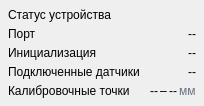
            <widget class="QFrame" name="frame_sensorState_Section">
             <property name="sizePolicy">
              <sizepolicy hsizetype="Preferred" vsizetype="Preferred">
               <horstretch>0</horstretch>
               <verstretch>0</verstretch>
              </sizepolicy>
             </property>
             <property name="frameShape">
              <enum>QFrame::Shape::NoFrame</enum>
             </property>
             <layout class="QGridLayout" name="gridLayout_14">
              <property name="leftMargin">
               <number>8</number>
              </property>
              <property name="topMargin">
               <number>8</number>
              </property>
              <property name="rightMargin">
               <number>8</number>
              </property>
              <property name="bottomMargin">
               <number>8</number>
              </property>
              <property name="spacing">
               <number>5</number>
              </property>
              <item row="1" column="2">
               <widget class="QLabel" name="label_deviceStatusResult">
                <property name="sizePolicy">
                 <sizepolicy hsizetype="Expanding" vsizetype="Preferred">
                  <horstretch>0</horstretch>
                  <verstretch>0</verstretch>
                 </sizepolicy>
                </property>
                <property name="minimumSize">
                 <size>
                  <width>0</width>
                  <height>0</height>
                 </size>
                </property>
                <property name="layoutDirection">
                 <enum>Qt::LayoutDirection::LeftToRight</enum>
                </property>
                <property name="text">
                 <string>--</string>
                </property>
                <property name="alignment">
                 <set>Qt::AlignmentFlag::AlignRight|Qt::AlignmentFlag::AlignTrailing|Qt::AlignmentFlag::AlignVCenter</set>
                </property>
               </widget>
              </item>
              <item row="4" column="2">
               <widget class="QFrame" name="frame_startingPosition_Card">
                <property name="frameShape">
                 <enum>QFrame::Shape::NoFrame</enum>
                </property>
                <layout class="QHBoxLayout" name="horizontalLayout_50">
                 <property name="spacing">
                  <number>2</number>
                 </property>
                 <property name="leftMargin">
                  <number>0</number>
                 </property>
                 <property name="topMargin">
                  <number>0</number>
                 </property>
                 <property name="rightMargin">
                  <number>0</number>
                 </property>
                 <property name="bottomMargin">
                  <number>0</number>
                 </property>
                 <item>
                  <widget class="QLabel" name="label_startingPosition">
                   <property name="sizePolicy">
                    <sizepolicy hsizetype="Preferred" vsizetype="Preferred">
                     <horstretch>0</horstretch>
                     <verstretch>0</verstretch>
                    </sizepolicy>
                   </property>
                   <property name="text">
                    <string>--</string>
                   </property>
                   <property name="alignment">
                    <set>Qt::AlignmentFlag::AlignBottom|Qt::AlignmentFlag::AlignRight|Qt::AlignmentFlag::AlignTrailing</set>
                   </property>
                  </widget>
                 </item>
                 <item>
                  <widget class="QLabel" name="label_splitRange">
                   <property name="sizePolicy">
                    <sizepolicy hsizetype="Maximum" vsizetype="Preferred">
                     <horstretch>0</horstretch>
                     <verstretch>0</verstretch>
                    </sizepolicy>
                   </property>
                   <property name="text">
                    <string>–</string>
                   </property>
                   <property name="alignment">
                    <set>Qt::AlignmentFlag::AlignBottom|Qt::AlignmentFlag::AlignHCenter</set>
                   </property>
                  </widget>
                 </item>
                 <item>
                  <widget class="QLabel" name="label_finalPosition">
                   <property name="sizePolicy">
                    <sizepolicy hsizetype="Maximum" vsizetype="Preferred">
                     <horstretch>0</horstretch>
                     <verstretch>0</verstretch>
                    </sizepolicy>
                   </property>
                   <property name="text">
                    <string>--</string>
                   </property>
                   <property name="alignment">
                    <set>Qt::AlignmentFlag::AlignBottom|Qt::AlignmentFlag::AlignRight|Qt::AlignmentFlag::AlignTrailing</set>
                   </property>
                  </widget>
                 </item>
                 <item>
                  <widget class="QLabel" name="label_startingPosition_Unit">
                   <property name="sizePolicy">
                    <sizepolicy hsizetype="Maximum" vsizetype="Preferred">
                     <horstretch>0</horstretch>
                     <verstretch>0</verstretch>
                    </sizepolicy>
                   </property>
                   <property name="layoutDirection">
                    <enum>Qt::LayoutDirection::LeftToRight</enum>
                   </property>
                   <property name="styleSheet">
                    <string notr="true">color: #6B7280;</string>
                   </property>
                   <property name="text">
                    <string>мм</string>
                   </property>
                   <property name="alignment">
                    <set>Qt::AlignmentFlag::AlignBottom|Qt::AlignmentFlag::AlignLeading|Qt::AlignmentFlag::AlignLeft</set>
                   </property>
                  </widget>
                 </item>
                </layout>
               </widget>
              </item>
              <item row="3" column="2">
               <widget class="QLabel" name="label_connectedSensorsNumber">
                <property name="sizePolicy">
                 <sizepolicy hsizetype="Expanding" vsizetype="Preferred">
                  <horstretch>0</horstretch>
                  <verstretch>0</verstretch>
                 </sizepolicy>
                </property>
                <property name="minimumSize">
                 <size>
                  <width>0</width>
                  <height>0</height>
                 </size>
                </property>
                <property name="layoutDirection">
                 <enum>Qt::LayoutDirection::LeftToRight</enum>
                </property>
                <property name="text">
                 <string>--</string>
                </property>
                <property name="alignment">
                 <set>Qt::AlignmentFlag::AlignRight|Qt::AlignmentFlag::AlignTrailing|Qt::AlignmentFlag::AlignVCenter</set>
                </property>
               </widget>
              </item>
              <item row="1" column="0">
               <widget class="QLabel" name="label_deviceStatus">
                <property name="sizePolicy">
                 <sizepolicy hsizetype="Preferred" vsizetype="Expanding">
                  <horstretch>0</horstretch>
                  <verstretch>0</verstretch>
                 </sizepolicy>
                </property>
                <property name="text">
                 <string>Порт</string>
                </property>
               </widget>
              </item>
              <item row="4" column="0">
               <widget class="QLabel" name="label_position">
                <property name="sizePolicy">
                 <sizepolicy hsizetype="Preferred" vsizetype="Preferred">
                  <horstretch>0</horstretch>
                  <verstretch>0</verstretch>
                 </sizepolicy>
                </property>
                <property name="text">
                 <string>Калибровочные точки</string>
                </property>
               </widget>
              </item>
              <item row="2" column="0">
               <widget class="QLabel" name="label_deviceInit">
                <property name="sizePolicy">
                 <sizepolicy hsizetype="Preferred" vsizetype="Expanding">
                  <horstretch>0</horstretch>
                  <verstretch>0</verstretch>
                 </sizepolicy>
                </property>
                <property name="text">
                 <string>Инициализация</string>
                </property>
               </widget>
              </item>
              <item row="0" column="0" colspan="3">
               <widget class="QLabel" name="label_sensorState_Title">
                <property name="text">
                 <string>Статус устройства</string>
                </property>
               </widget>
              </item>
              <item row="2" column="2">
               <widget class="QLabel" name="label_deviceInitResult">
                <property name="sizePolicy">
                 <sizepolicy hsizetype="Expanding" vsizetype="Preferred">
                  <horstretch>0</horstretch>
                  <verstretch>0</verstretch>
                 </sizepolicy>
                </property>
                <property name="minimumSize">
                 <size>
                  <width>0</width>
                  <height>0</height>
                 </size>
                </property>
                <property name="layoutDirection">
                 <enum>Qt::LayoutDirection::LeftToRight</enum>
                </property>
                <property name="text">
                 <string>--</string>
                </property>
                <property name="alignment">
                 <set>Qt::AlignmentFlag::AlignRight|Qt::AlignmentFlag::AlignTrailing|Qt::AlignmentFlag::AlignVCenter</set>
                </property>
               </widget>
              </item>
              <item row="3" column="0">
               <widget class="QLabel" name="label_connectedSensors">
                <property name="sizePolicy">
                 <sizepolicy hsizetype="Preferred" vsizetype="Expanding">
                  <horstretch>0</horstretch>
                  <verstretch>0</verstretch>
                 </sizepolicy>
                </property>
                <property name="text">
                 <string>Подключенные датчики</string>
                </property>
               </widget>
              </item>
             </layout>
            </widget>
